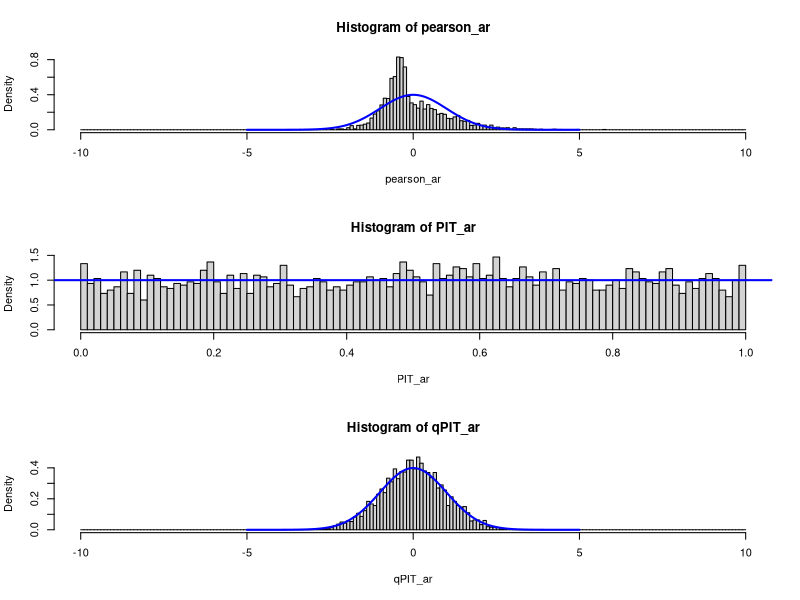

R code for this plot:


simulate_data <-
function(
         Z = 0.2,
         selex_50 = 3,
         selex_slope = 1,
         n_samp = 100,
         sigmaR = 0.6,
         max_age = 30,
         output = "C_a" ){

  # define dimensions
  age_set = 1:max_age

  # make abundance-at-age
  R_equil = 1e9
  N_a = R_equil * exp(-Z*age_set + rnorm(length(age_set), mean=-sigmaR^2/2, sd=sigmaR) )

  # make selectivity
  selex_a = plogis( selex_slope * (age_set-selex_50) )

  # simulate sampling
  prob_a = (N_a*selex_a) / sum(N_a*selex_a)
  C_a = rmultinom( n=1, size=n_samp, prob=prob_a )[,1]

  #
  if(output == "C_a") return(C_a)
  if(output == "prob_a") return(prob_a)
}

#Z = 0.2
#selex_50 = 3
#selex_slope = 1
#n_samp = 100
#sigmaR = 0
#max_age = 20

fit_model <-
function(
         parlist,
         parvec = unlist(parlist),
         C_a,
         likelihood = dmultinom,
         output = "nll",
         sigmaR = 0 ){

  #
  params = relist( parvec, skeleton = parlist )

  #
  prob_a = simulate_data(
    selex_50 = params$selex_50,
    selex_slope = params$selex_slope,
    Z = params$Z,
    output = "prob_a",
    sigmaR = sigmaR
  )

  Csim_ar = matrix(NA, nrow=length(prob_a), ncol=100)
  for( rI in 1:100 ){
    Csim_ar[,rI] = simulate_data(
      selex_50 = params$selex_50,
      selex_slope = params$selex_slope,
      Z = params$Z,
      output = "C_a",
      sigmaR = sigmaR
    )
  }

  #
  nll = -1 * dmultinom(x=C_a, prob=prob_a, log=TRUE)
  Chat_a = prob_a * sum(C_a)
  pearson_a = (C_a-Chat_a) / sqrt(sum(C_a) * prob_a * (1-prob_a))
  PIT_a = runif( n=length(prob_a), min=rowSums(C_a%o%rep(1,100)>Csim_ar), max=rowSums(C_a%o%rep(1,100)>=Csim_ar) ) / 100

  #
  qPIT_a = qnorm( runif(n=length(PIT_a), min=PIT_a*99/100, max=1/100+PIT_a*99/100) )

  #
  if(output == "nll") return(nll)
  if(output == "residuals") return(cbind("pearson_a"=pearson_a,"C_a"=C_a,"Chat_a"=Chat_a,"prob_a"=prob_a,"PIT_a"=PIT_a,"qPIT_a"=qPIT_a))
}

parlist = list(
  Z = 0.2,
  selex_50 = 3,
  selex_slope = 1
)

if( FALSE ){
  # Explore
  C_a = simulate_data( sigmaR = 0 )
  parvec = unlist(parlist)

  # Run with initial value
  fit_model( parvec=unlist(parlist), parlist=parlist, C_a=C_a )
  # Optimize
  parhat = nlminb(
    start = unlist(parlist),
    parlist=parlist,
    C_a=C_a,
    objective = fit_model
  )
  # Get Pearson residuals
  fit_model( parvec=parhat$par, parlist=parlist, C_a=C_a, output="pearson_a" )
  fit_model( parvec=parhat$par, parlist=parlist, C_a=C_a, output="residuals" )
}

##############
# Simulation
##############

qPIT_ar = PIT_ar = pearson_ar = matrix(NA, nrow=30, ncol=100)

for( rI in 1:100 ){
  # Simulate
  C_a = simulate_data( sigmaR = 0 )
  # Optimize
  parhat = nlminb(
    start = unlist(parlist),
    parlist=parlist,
    C_a=C_a,
    objective = fit_model
  )
  # Get Pearson residuals
  pearson_ar[,rI] = fit_model( parvec=parhat$par, parlist=parlist, C_a=C_a, output="residuals" )[,'pearson_a']
  PIT_ar[,rI] = fit_model( parvec=parhat$par, parlist=parlist, C_a=C_a, output="residuals" )[,'PIT_a']
  qPIT_ar[,rI] = fit_model( parvec=parhat$par, parlist=parlist, C_a=C_a, output="residuals" )[,'qPIT_a']
}

par(mfrow=c(3,1))
# Pearson
hist(pearson_ar, prob=TRUE, breaks=seq(-10,10,by=0.1) )
lines( x=seq(-5,5,by=0.01), y=dnorm(seq(-5,5,by=0.01)), col="blue", lwd=2 )
# PIT
hist(PIT_ar, prob=TRUE, breaks=seq(0,1,by=0.01) )
abline(h=1, col="blue", lwd=2)
# qPIT
hist(qPIT_ar, prob=TRUE, breaks=seq(-10,10,by=0.1) )
lines( x=seq(-5,5,by=0.01), y=dnorm(seq(-5,5,by=0.01)), col="blue", lwd=2 )
